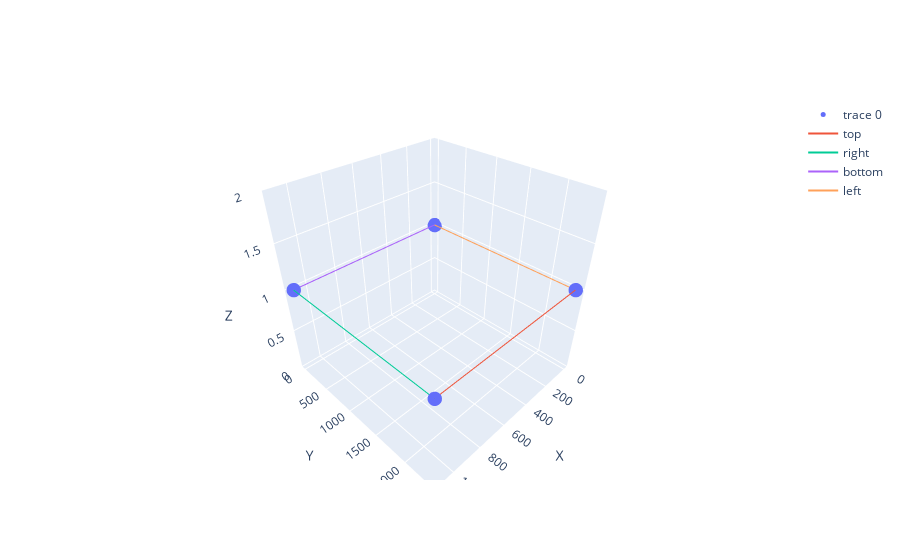

This figure's notebook cell:
### Code cell
x = d_3pts[:, 0]
y = d_3pts[:, 1]
z = d_3pts[:, 2]

# Create Plotly figure
fig = go.Figure(data=[go.Scatter3d(x=x, y=y, z=z, mode='markers', marker=dict(size=5))])
#connect the 4 points
fig.add_trace(go.Scatter3d(x=[x[0], x[1]], y=[y[0], y[1]], z=[z[0], z[1]], mode='lines', name='top'))
fig.add_trace(go.Scatter3d(x=[x[1], x[2]], y=[y[1], y[2]], z=[z[1], z[2]], mode='lines', name='right'))
fig.add_trace(go.Scatter3d(x=[x[2], x[3]], y=[y[2], y[3]], z=[z[2], z[3]], mode='lines', name='bottom'))
fig.add_trace(go.Scatter3d(x=[x[3], x[0]], y=[y[3], y[0]], z=[z[3], z[0]], mode='lines', name='left'))

# Set axes labels
fig.update_layout(scene=dict(xaxis_title='X', yaxis_title='Y', zaxis_title='Z'))

# Show plot
fig.show()

### Figure 1 — Plotly figure (JSON) as saved in the notebook; plotly's stock layout.template omitted (floating-point values rounded to 4 significant figures)
{"data": [{"marker": {"size": 5}, "mode": "markers", "type": "scatter3d", "x": [2.445e-13, 1097, 1097, 1.209e-13], "y": [2377, 2377, 0, -2.418e-13], "z": [1, 1, 1, 1]}, {"mode": "lines", "name": "top", "type": "scatter3d", "x": [2.445e-13, 1097], "y": [2377, 2377], "z": [1, 1]}, {"mode": "lines", "name": "right", "type": "scatter3d", "x": [1097, 1097], "y": [2377, 0], "z": [1, 1]}, {"mode": "lines", "name": "bottom", "type": "scatter3d", "x": [1097, 1.209e-13], "y": [0, -2.418e-13], "z": [1, 1]}, {"mode": "lines", "name": "left", "type": "scatter3d", "x": [1.209e-13, 2.445e-13], "y": [-2.418e-13, 2377], "z": [1, 1]}], "layout": {"scene": {"xaxis": {"title": {"text": "X"}}, "yaxis": {"title": {"text": "Y"}}, "zaxis": {"title": {"text": "Z"}}}}}
